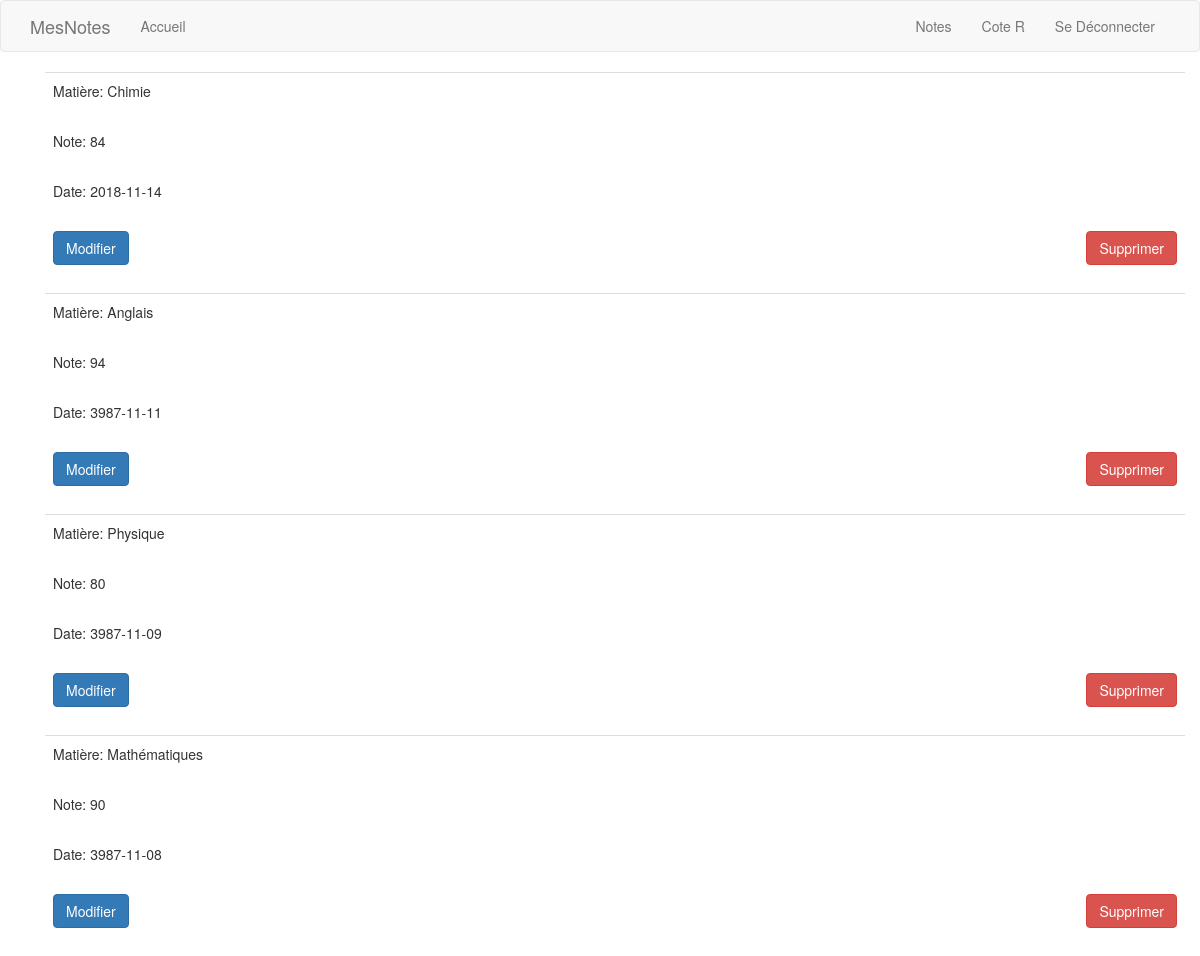
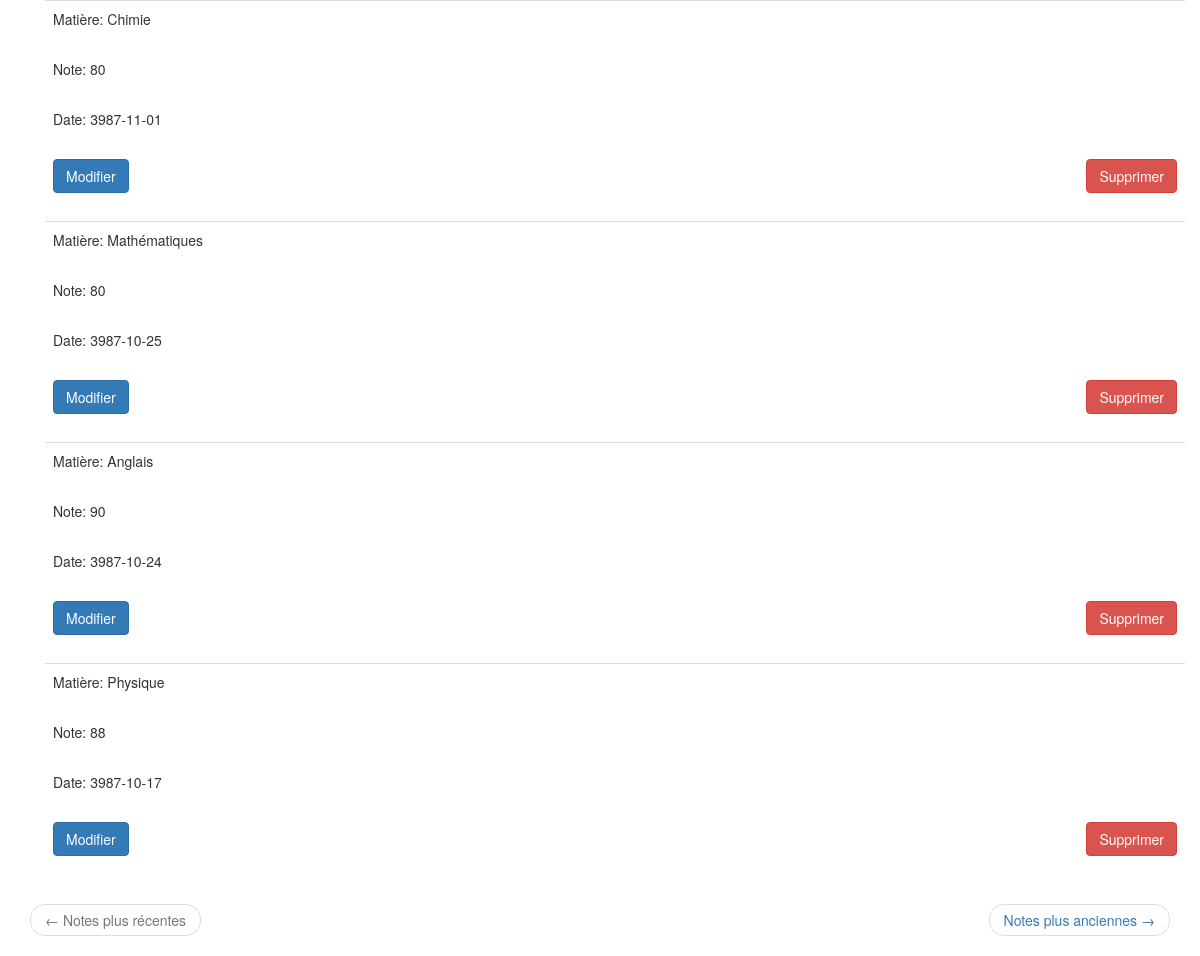
Screenshot of /notes (signed in) with the database file from the repository (2 pictures, top to bottom).
### app/models.py (models this page shows, shortened)
class Grade(db.Model):
    id = db.Column(db.Integer, primary_key=True)
    mark = db.Column(db.Float, index=True)
    timestamp = db.Column(db.Integer, index=True, default=datetime.utcnow)
    normal_timestamp = db.Column(db.String(), index=True)
    subject = db.Column(db.String(), index=True)
    user_id = db.Column(db.Integer, db.ForeignKey('user.id'))
    def set_normal_timestamp(self, date):
        date_object = num2date(date)
        self.normal_timestamp = date_object.strftime('%Y-%m-%d')

### app/routes.py (the view)
@login_required
@app.route('/notes', methods=['GET', 'POST'])
def notes():
    user = User.query.filter_by(username=current_user.username).first()
    page = request.args.get('page', 1, type=int)
    grades = Grade.query.filter_by(user_id=user.id).order_by(Grade.timestamp.desc()).paginate(
             page, app.config['GRADES_PER_PAGE'], False)
    next_url = url_for('notes', page=grades.next_num) if grades.has_next else None
    prev_url = url_for('notes', page=grades.prev_num) if grades.has_prev else None
    for grade in grades.items:
        if grade.normal_timestamp == None:
            grade.set_normal_timestamp(grade.timestamp)
    return render_template('notes.html', title='Notes', grades=grades.items, next_url=next_url, prev_url=prev_url)

### app/models.py (called while the page is built)
@login.user_loader
def user_loader(id):
    return User.query.get(int(id))

### app/templates/notes.html
{% extends "base.html" %}
{% import "bootstrap/wtf.html" as wtf %}
{% block app_content %}
    <div class="container">
        {% for grade in grades %}
            {% include "_note.html" %}
        {% endfor %}
    </div>
    <nav aria-label='...'>
        <ul class="pager">
            <li class="previous {% if not prev_url %} disabled {% endif %}">
                <a href="{{ prev_url or '#' }}">
                    <span aria-hidden="true">&larr;</span> Notes plus récentes
                </a>
            </li>
            <li class="next {% if not next_url %} disabled {% endif %}">
                <a href="{{ next_url or '#' }}">
                    Notes plus anciennes <span aria-hidden="true">&rarr;</span>
                </a>
            </li>
        </ul>
    </nav>
{% endblock %}

### app/templates/_note.html (shortened to what this page needs)
<table class="table table-hover">
    <tr>
        <td>
            <p>Matière: {{ grade.subject }}</p>
            <br>
            <p>Note: {{ grade.mark }}</p>
            <br>
            <p>Date: {{ grade.normal_timestamp }}</p>
            <br>
            <form action="{{ url_for('delete_grade', grade_id=grade.id) }}" method="post">
                <button type="submit" class="btn btn-danger pull-right">Supprimer</button>
            </form>
            <button type="button" class="btn btn-primary" data-toggle="modal" data-target="#edit-grade-modal-{{ grade.id }}">Modifier</button>
        </td>
    </tr>
</table>

### rows the page displays
Grade: subject "Chimie", mark "84", normal_timestamp "2018-11-14"
Grade: subject "Anglais", mark "94", normal_timestamp "3987-11-11"
Grade: subject "Physique", mark "80", normal_timestamp "3987-11-09"
Grade: subject "Mathématiques", mark "90", normal_timestamp "3987-11-08"
Grade: subject "Chimie", mark "80", normal_timestamp "3987-11-01"
Grade: subject "Mathématiques", mark "80", normal_timestamp "3987-10-25"
Grade: subject "Anglais", mark "90", normal_timestamp "3987-10-24"
Grade: subject "Physique", mark "88", normal_timestamp "3987-10-17"
